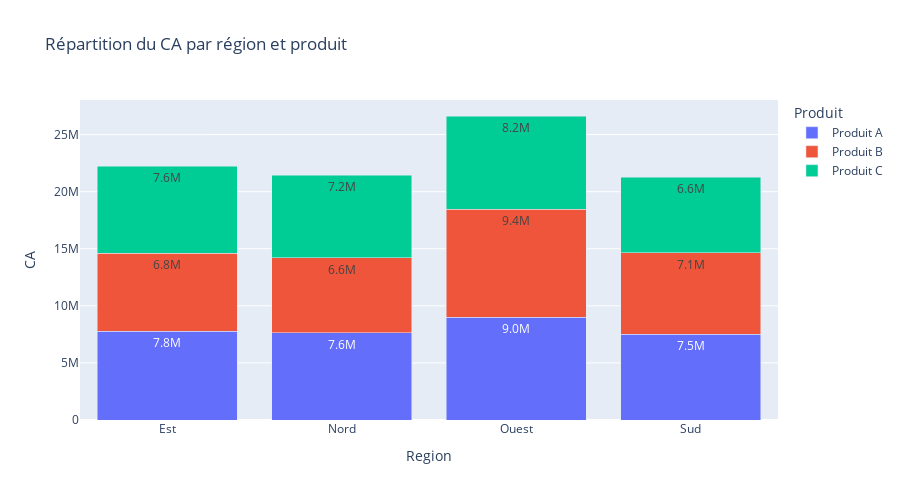

Notebook code for this chart:
### Code cell
ca_region = df_ventes.groupby(["Region", "Produit"])["CA"].sum().reset_index()

fig = px.bar(ca_region, x="Region", y="CA", color="Produit", title="Répartition du CA par région et produit", barmode="stack", text_auto=".2s")
fig.update_layout(height=500)

### Figure 1 — Plotly figure (JSON) as saved in the notebook; plotly's stock layout.template omitted (floating-point values rounded to 4 significant figures)
{"data": [{"hovertemplate": "Produit=Produit A<br>Region=%{x}<br>CA=%{y}<extra></extra>", "legendgroup": "Produit A", "marker": {"color": "#636efa", "pattern": {"shape": ""}}, "name": "Produit A", "orientation": "v", "showlegend": true, "textposition": "auto", "texttemplate": "%{y:.2s}", "type": "bar", "x": ["Est", "Nord", "Ouest", "Sud"], "xaxis": "x", "y": [7770000.0, 7631000.0, 9008000.0, 7528000.0], "yaxis": "y"}, {"hovertemplate": "Produit=Produit B<br>Region=%{x}<br>CA=%{y}<extra></extra>", "legendgroup": "Produit B", "marker": {"color": "#EF553B", "pattern": {"shape": ""}}, "name": "Produit B", "orientation": "v", "showlegend": true, "textposition": "auto", "texttemplate": "%{y:.2s}", "type": "bar", "x": ["Est", "Nord", "Ouest", "Sud"], "xaxis": "x", "y": [6827000.0, 6581000.0, 9433000.0, 7110000.0], "yaxis": "y"}, {"hovertemplate": "Produit=Produit C<br>Region=%{x}<br>CA=%{y}<extra></extra>", "legendgroup": "Produit C", "marker": {"color": "#00cc96", "pattern": {"shape": ""}}, "name": "Produit C", "orientation": "v", "showlegend": true, "textposition": "auto", "texttemplate": "%{y:.2s}", "type": "bar", "x": ["Est", "Nord", "Ouest", "Sud"], "xaxis": "x", "y": [7617000.0, 7235000.0, 8189000.0, 6646000.0], "yaxis": "y"}], "layout": {"barmode": "stack", "height": 500, "legend": {"title": {"text": "Produit"}, "tracegroupgap": 0}, "title": {"text": "Répartition du CA par région et produit"}, "xaxis": {"anchor": "y", "domain": [0, 1], "title": {"text": "Region"}}, "yaxis": {"anchor": "x", "domain": [0, 1], "title": {"text": "CA"}}}}
